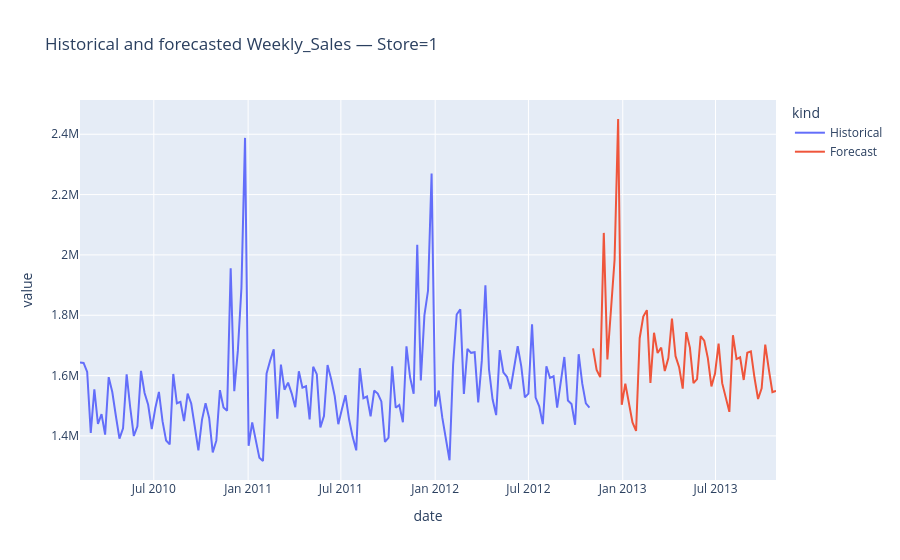
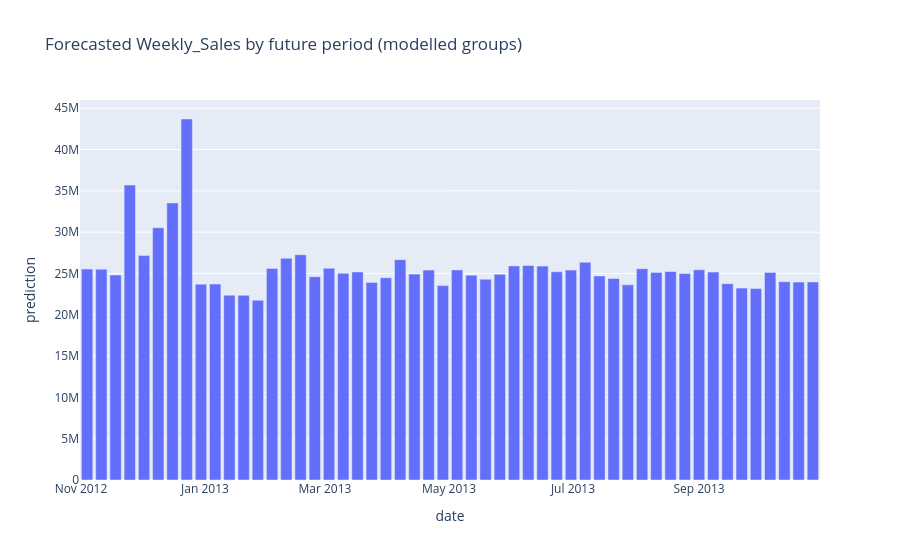

Notebook cell for these charts, in order:
### Markdown cell above
## 12. Visualize forecast results

The historical line and future forecast are shown together. This initial plot displays the first modelled series; the later dashboard will add interactive group selection and uncertainty intervals.

### Code cell
if series_to_model and not forecast_df.empty:
    first = series_to_model[0]
    future = forecast_df[forecast_df["series"] == first["label"]]
    hist_df = pd.DataFrame({"date": first["y"].index, "value": first["y"].values, "kind": "Historical"})
    pred_df = pd.DataFrame({"date": future["date"], "value": future["prediction"], "kind": "Forecast"})
    plot_df = pd.concat([hist_df, pred_df], ignore_index=True)
    fig = px.line(plot_df, x="date", y="value", color="kind",
                  title=f"Historical and forecasted {TARGET_COLUMN} — {first['label']}")
    fig.show()

    monthly_or_period_summary = forecast_df.groupby("date", as_index=False)["prediction"].sum()
    fig = px.bar(monthly_or_period_summary, x="date", y="prediction",
                 title=f"Forecasted {TARGET_COLUMN} by future period (modelled groups)")
    fig.show()
